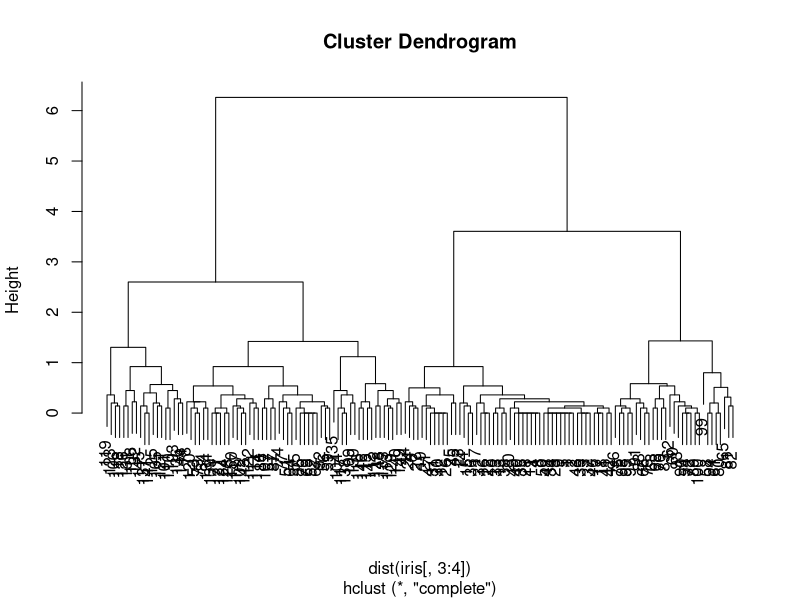
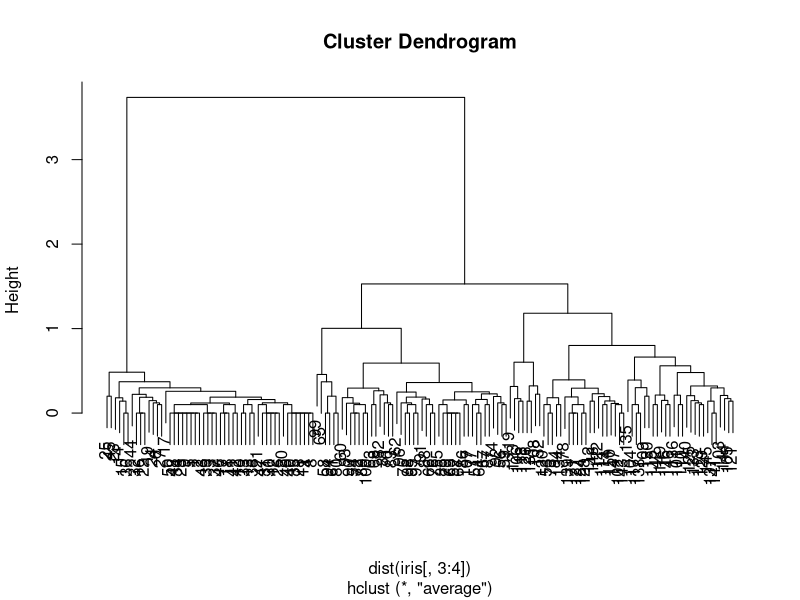
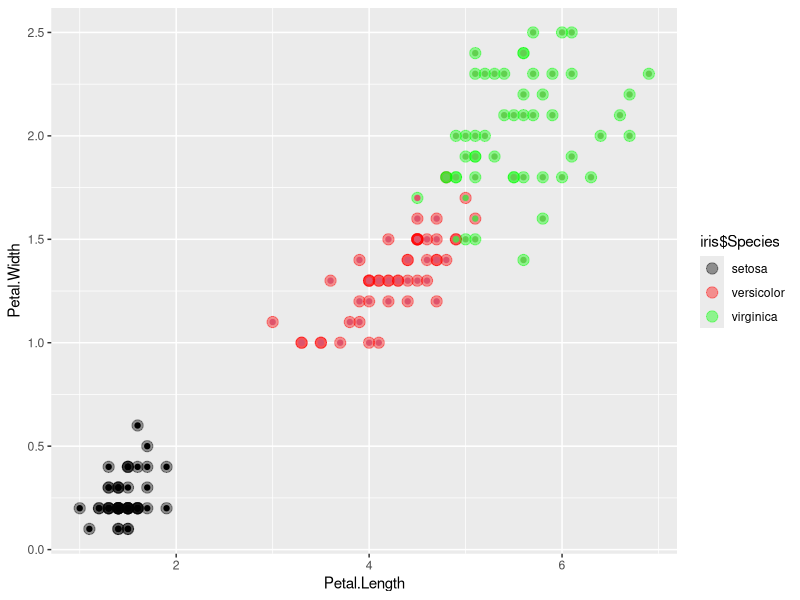

Recreate these plots in R, in order.
# https://www.r-bloggers.com/hierarchical-clustering-in-r-2/
#install.packages("ggplot2")
library(ggplot2)

# complete linkage
clusters <- hclust(dist(iris[, 3:4]))
plot(clusters)

clusterCut <- cutree(clusters, 3)
table(clusterCut, iris$Species)

# mean/average linkage
clusters <- hclust(dist(iris[, 3:4]), method = 'average')
plot(clusters)

clusterCut <- cutree(clusters, 3)
table(clusterCut, iris$Species)

ggplot(iris, aes(Petal.Length, Petal.Width, color = iris$Species)) + 
  geom_point(alpha = 0.4, size = 3.5) + geom_point(col = clusterCut) + 
  scale_color_manual(values = c('black', 'red', 'green'))

